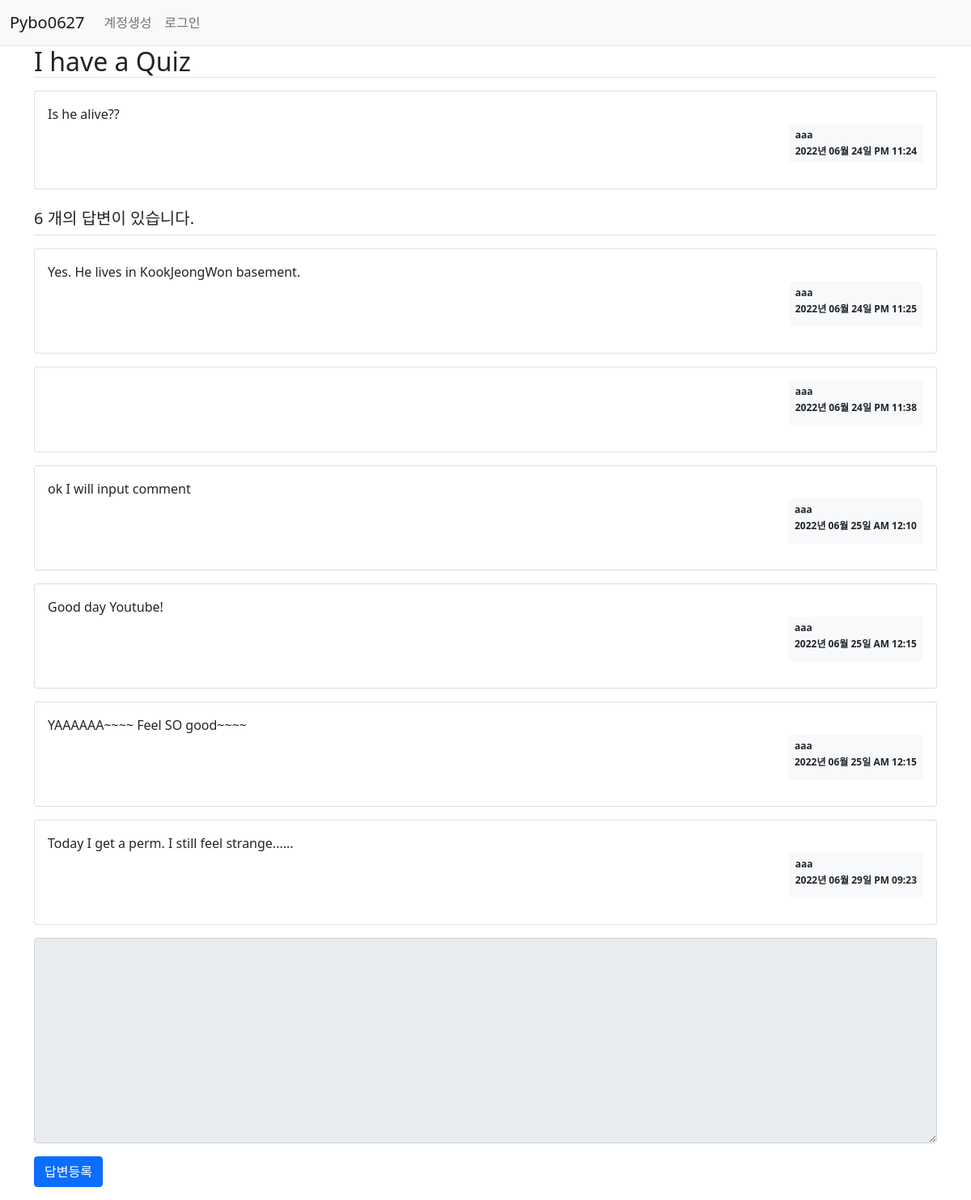
/question/detail/3/, run on the app's committed database.
### pybo/models.py (models this page shows)
class Question(db.Model):
    id = db.Column(db.Integer, primary_key=True)
    subject = db.Column(db.String(200), nullable=False)
    content = db.Column(db.Text(), nullable=False)
    create_date = db.Column(db.DateTime(), nullable=False)
    user_id = db.Column(db.Integer, db.ForeignKey('user.id', ondelete='CASCADE'), nullable=False)
    user = db.relationship('User', backref=db.backref('question_set'))
    modify_date = db.Column(db.DateTime(), nullable=True)

class User(db.Model):
    id = db.Column(db.Integer, primary_key=True)
    username = db.Column(db.String(150), unique=True, nullable=False)
    password = db.Column(db.String(200), nullable=False)
    email = db.Column(db.String(120), unique=True, nullable=False)

class Answer(db.Model):
    id = db.Column(db.Integer, primary_key=True)
    question_id = db.Column(db.Integer, db.ForeignKey('question.id', ondelete='CASCADE'))
    question = db.relationship('Question', backref=db.backref('answer_set'))
    content = db.Column(db.Text(), nullable=False)
    create_date = db.Column(db.DateTime(), nullable=False)
    user_id = db.Column(db.Integer, db.ForeignKey('user.id', ondelete='CASCADE'), nullable=False)
    user = db.relationship('User', backref=db.backref('answer_set'))
    modify_date = db.Column(db.DateTime(), nullable=True)

### pybo/views/question_views.py (the view)
@bp.route('/detail/<int:question_id>/')
def detail(question_id):
    form = AnswerForm()
    question = Question.query.get_or_404(question_id)
    return render_template('question/question_detail.html', question=question, form=form)

### pybo/forms.py
class AnswerForm(FlaskForm):
    content = TextAreaField('답변내용', validators=[DataRequired('내용은 필수 입력 항목입니다. ')])

### pybo/filter.py (called while the page is built)
def format_datetime(value, fmt='%Y년 %m월 %d일 %p %I:%M'):
    return value.strftime(fmt)

### pybo/views/auth_views.py (called while the page is built)
@bp.before_app_request
def load_logged_in_user():
    user_id = session.get('user_id')
    if user_id is None:
        g.user = None
    else:
        g.user = User.query.get(user_id)

### pybo/templates/question/question_detail.html (shortened to what this page needs)
<!DOCTYPE html>
<html lang="en">
<head>
</head>
<body>
    {% extends 'base.html' %}
    {% block content %}
    <div class = "container my -3">
        <h2 class = "border-bottom py 2">{{ question.subject }} </h2>
        <div class = "card my-3">
            <div class = "card-body">
                <div class = "card-text" style="white-space: pre-line;">{{ question.content}}</div>
                <div class = "d-flex justify-content-end">
                    <div class="badge bg-light text-dark p-2 text-start">
                        <div class = "mb-2">{{ question.user.username }}</div>
                        <div>{{ question.create_date|datetime }}</div>
                    </div>
                </div>
            </div>
        </div>
        <h5 class = "border-bottom my-3 py-2">{{ question.answer_set|length }} 개의 답변이 있습니다.</h5>
        {% for answer in question.answer_set %}
        <div class = "card my-3">
            <div class="card-body">
                <div class = "card-text" style="white-space: pre-line;"> {{ answer.content }}</div>
                <div class = "d-flex justify-content-end">
                    <div class = "badge bg-light text-dark p-2 text-start">
                        <div class = "mb-2">{{ answer.user.username }} </div>
                        <div class = "mb-2">{{ answer.create_date|datetime }}</div>
                    </div>
                </div>
            </div>
        </div>
        {% endfor %}
        <form action = "{{ url_for('answer.create', question_id=question.id) }}" method="post" class = "my-3">
            <div class = "mb-3">
                <textarea {% if not g.user%}disabled{% endif %}
                        name = "content" id="content" class = "form-control" rows = "10"></textarea>
            </div>
            <input type = "submit" value = "답변등록" class = "btn btn-primary">
            </form>
        </div>
    {% endblock %}

### data on the page
Question: subject "I have a Quiz", content "Is he alive??", create_date "2022년 06월 24일 PM 11:24"
User: user.username "aaa"
Answer: content "Yes. He lives in KookJeongWon basement.", user.username "aaa", create_date "2022년 06월 24일 PM 11:25"
Answer: user.username "aaa", create_date "2022년 06월 24일 PM 11:38"
Answer: content "ok I will input comment", user.username "aaa", create_date "2022년 06월 25일 AM 12:10"
Answer: content "Good day Youtube!", user.username "aaa", create_date "2022년 06월 25일 AM 12:15"
Answer: content "YAAAAAA~~~~ Feel SO good~~~~", user.username "aaa", create_date "2022년 06월 25일 AM 12:15"
Answer: content "Today I get a perm. I still feel strange......", user.username "aaa", create_date "2022년 06월 29일 PM 09:23"

### other printed values
{{ question.answer_set|length }} "6"
